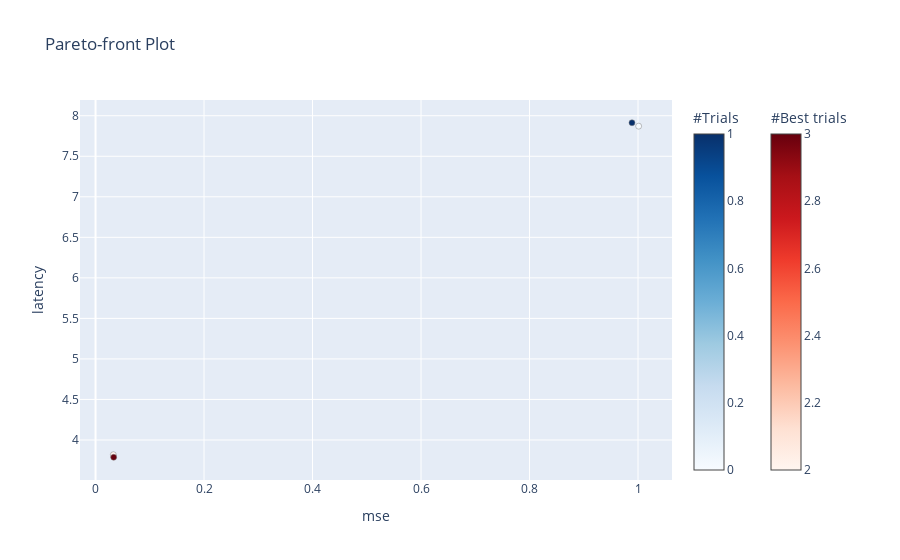

Here is the notebook cell this chart was saved with:
### Code cell
import optuna
optuna.visualization.plot_pareto_front(forecaster.tune_trainer.hposearcher.study, target_names=["mse", "latency"])

### Figure 1 — Plotly figure (JSON) as saved in the notebook; plotly's stock layout.template omitted (floating-point values rounded to 4 significant figures)
{"data": [{"hovertemplate": "%{text}<extra>Trial</extra>", "marker": {"color": [0, 1], "colorbar": {"title": {"text": "#Trials"}}, "colorscale": [[0, "rgb(247,251,255)"], [0.125, "rgb(222,235,247)"], [0.25, "rgb(198,219,239)"], [0.375, "rgb(158,202,225)"], [0.5, "rgb(107,174,214)"], [0.625, "rgb(66,146,198)"], [0.75, "rgb(33,113,181)"], [0.875, "rgb(8,81,156)"], [1, "rgb(8,48,107)"]], "line": {"color": "Grey", "width": 0.5}}, "mode": "markers", "showlegend": false, "text": ["{<br>  \"number\": 0,<br>  \"values\": [<br>    1.0011781454086304,<br>    7.871245622634888<br>  ],<br>  \"params\": {<br>    \"kernel_size\\u2581choice\": 0,<br>    \"num_channels\\u2581choice\": 1<br>  }<br>}", "{<br>  \"number\": 1,<br>  \"values\": [<br>    0.9888725280761719,<br>    7.913482610995953<br>  ],<br>  \"params\": {<br>    \"kernel_size\\u2581choice\": 0,<br>    \"num_channels\\u2581choice\": 1<br>  }<br>}"], "type": "scatter", "x": [1.001, 0.9889], "y": [7.871, 7.913]}, {"hovertemplate": "%{text}<extra>Best Trial</extra>", "marker": {"color": [2, 3], "colorbar": {"title": {"text": "#Best trials"}, "x": 1.1, "xpad": 40}, "colorscale": [[0, "rgb(255,245,240)"], [0.125, "rgb(254,224,210)"], [0.25, "rgb(252,187,161)"], [0.375, "rgb(252,146,114)"], [0.5, "rgb(251,106,74)"], [0.625, "rgb(239,59,44)"], [0.75, "rgb(203,24,29)"], [0.875, "rgb(165,15,21)"], [1, "rgb(103,0,13)"]], "line": {"color": "Grey", "width": 0.5}}, "mode": "markers", "showlegend": false, "text": ["{<br>  \"number\": 2,<br>  \"values\": [<br>    0.032849498093128204,<br>    3.8183462894879856<br>  ],<br>  \"params\": {<br>    \"kernel_size\\u2581choice\": 1,<br>    \"num_channels\\u2581choice\": 0<br>  }<br>}", "{<br>  \"number\": 3,<br>  \"values\": [<br>    0.03345833718776703,<br>    3.7870226364869337<br>  ],<br>  \"params\": {<br>    \"kernel_size\\u2581choice\": 0,<br>    \"num_channels\\u2581choice\": 0<br>  }<br>}"], "type": "scatter", "x": [0.03285, 0.03346], "y": [3.818, 3.787]}], "layout": {"title": {"text": "Pareto-front Plot"}, "xaxis": {"title": {"text": "mse"}}, "yaxis": {"title": {"text": "latency"}}}}
